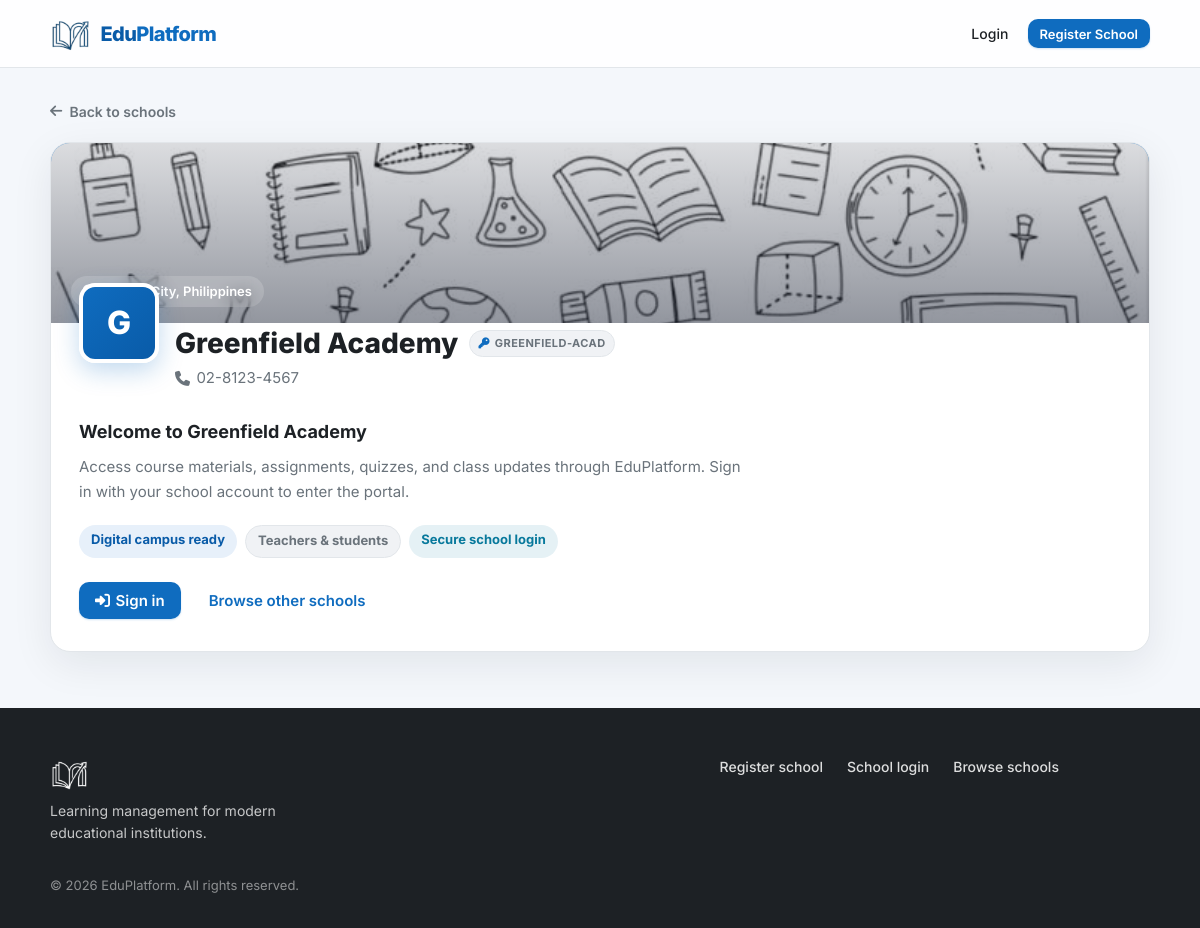
/schools/GREENFIELD-ACAD/enroll, run on the app's committed database.
### tables this page shows
CREATE TABLE schools (
    id INT UNSIGNED AUTO_INCREMENT PRIMARY KEY,
    name VARCHAR(255) NOT NULL,
    slug VARCHAR(255) NOT NULL UNIQUE,
    school_code VARCHAR(32) DEFAULT NULL UNIQUE,
    email VARCHAR(255) NOT NULL,
    phone VARCHAR(50) DEFAULT NULL,
    address TEXT DEFAULT NULL,
    cover_image VARCHAR(512) DEFAULT NULL,
    logo_image VARCHAR(512) DEFAULT NULL,
    status ENUM('pending', 'active', 'rejected', 'suspended') NOT NULL DEFAULT 'pending',
    registered_at DATETIME NOT NULL DEFAULT CURRENT_TIMESTAMP,
    approved_at DATETIME DEFAULT NULL,
    approved_by INT UNSIGNED DEFAULT NULL,
    created_at DATETIME NOT NULL DEFAULT CURRENT_TIMESTAMP,
    updated_at DATETIME NOT NULL DEFAULT CURRENT_TIMESTAMP ON UPDATE CURRENT_TIMESTAMP
);

### includes/layout/page_loader.php (called while the page is built, shortened)
<?= siteLogoImg('site-logo site-logo--loader') ?>

### includes/bootstrap.php (called while the page is built, shortened)
<?php
require_once __DIR__ . '/env.php';
require_once __DIR__ . '/helpers.php';
function db(): PDO
{
    static $pdo = null;
    if ($pdo === null) {
        $config = require __DIR__ . '/../config/database.php';
        $dsn = sprintf(
            'mysql:host=%s;dbname=%s;charset=%s',
            $config['host'],
            $config['dbname'],
            $config['charset']
        );
        $pdo = new PDO($dsn, $config['username'], $config['password'], [
            PDO::ATTR_ERRMODE            => PDO::ERRMODE_EXCEPTION,
            PDO::ATTR_DEFAULT_FETCH_MODE => PDO::FETCH_ASSOC,
            PDO::ATTR_EMULATE_PREPARES   => false,
            PDO::MYSQL_ATTR_INIT_COMMAND => "SET time_zone = '+00:00'",
        ]);
    }
    return $pdo;
}
require_once __DIR__ . '/auth.php';

### includes/auth.php (called while the page is built, shortened)
<?php
function resolveLoginSchool(?string $slug, int $id = 0, ?string $code = null): ?array
{
    if ($code !== null && $code !== '') {
        $stmt = db()->prepare('SELECT * FROM schools WHERE UPPER(school_code) = UPPER(?)');
        $stmt->execute([trim($code)]);
        return $stmt->fetch() ?: null;
    }
    return null;
}

### schools/enroll.php (the view, shortened to what this page needs)
<?php
require_once __DIR__ . '/../includes/bootstrap.php';
$code = normalizeSchoolCode($_GET['code'] ?? '');
$school = $code !== '' ? resolveLoginSchool(null, 0, $code) : null;
$loginUrl = url('login.php?code=' . urlencode($school['school_code'] ?? ''));
$coverUrl = schoolCoverImageUrl($school);
require __DIR__ . '/../includes/layout/header.php';
?>
<section class="school-public-hero">
    <div class="container landing-section-container">
        <a href="<?= url('index.php#schools') ?>" class="school-public-back">
            <i class="fa-solid fa-arrow-left"></i> Back to schools
        </a>
        <div class="school-public-card">
            <div class="school-public-cover" style="background-image: url('<?= e($coverUrl) ?>')" aria-hidden="true">
                <?php if ($school['address']): ?>
                    <span class="school-public-cover-label"><i class="fa-solid fa-location-dot"></i> <?= e($school['address']) ?></span>
                <?php endif; ?>
            </div>
            <header class="school-public-header">
                <?= schoolAvatarHtml($school, 'school-public-avatar') ?>
                <div class="school-public-heading">
                    <div class="school-public-title-row">
                        <h1><?= e($school['name']) ?></h1>
                        <?php if (!empty($school['school_code'])): ?>
                            <span class="school-code-tag"><i class="fa-solid fa-key"></i> <?= e($school['school_code']) ?></span>
                        <?php endif; ?>
                    </div>
                    <?php if ($school['phone']): ?>
                        <p class="school-public-meta"><i class="fa-solid fa-phone"></i> <?= e($school['phone']) ?></p>
                    <?php endif; ?>
                </div>
            </header>
            <div class="school-public-body">
                <h2>Welcome to <?= e($school['name']) ?></h2>
                <p class="school-public-intro">
                    Access course materials, assignments, quizzes, and class updates through <?= e(APP_NAME) ?>.
                    Sign in with your school account to enter the portal.
                </p>
                <div class="school-public-tags">
                    <span class="school-public-tag">Digital campus ready</span>
                    <span class="school-public-tag school-public-tag--muted">Teachers &amp; students</span>
                    <span class="school-public-tag school-public-tag--accent">Secure school login</span>
                </div>
                <div class="school-public-actions">
                    <a href="<?= e($loginUrl) ?>" class="btn btn-primary btn-lg">
                        <i class="fa-solid fa-right-to-bracket"></i> Sign in
                    </a>
                    <a href="<?= url('index.php#schools') ?>" class="btn btn-outline btn-lg">Browse other schools</a>
                </div>
            </div>
        </div>
    </div>
</section>
<?php require __DIR__ . '/../includes/layout/footer.php'; ?>

### includes/helpers.php (shortened to what this page needs)
<?php
function siteLogoPath(): string
{
    return 'assets/img/Gemini_Generated_Image_lt629klt629klt62-removebg-preview.png';
}
function siteLogoUrl(): string
{
    return url(siteLogoPath());
}
function siteLogoImg(string $class = 'site-logo', ?string $alt = null): string
{
    return '<img src="' . e(siteLogoUrl()) . '" alt="' . e($alt ?? APP_NAME) . '" class="' . e($class) . '">';
}
function url(string $path = ''): string
{
    $path = ltrim($path, '/');
    $query = '';
    if (($pos = strpos($path, '?')) !== false) {
        $query = substr($path, $pos);
        $path = substr($path, 0, $pos);
    }
    return BASE_URL . '/' . $path . $query;
}
function schoolDefaultCoverUrls(): array
{
    return [
        url('assets/img/school-covers/default-1.jpg'),
        url('assets/img/school-covers/default-2.jpg'),
        url('assets/img/school-covers/default-3.jpg'),
        url('assets/img/school-covers/default-4.jpg'),
    ];
}
function schoolCoverImageUrl(array $school): string
{
    $custom = trim((string) ($school['cover_image'] ?? ''));
    $defaults = schoolDefaultCoverUrls();
    $index = abs((int) ($school['id'] ?? 0)) % count($defaults);
    return $defaults[$index];
}
function schoolLogoImageUrl(array $school): ?string
{
    $custom = trim((string) ($school['logo_image'] ?? ''));
    return null;
}
function schoolAvatarInitial(array $school): string
{
    return strtoupper(mb_substr($school['name'] ?? 'S', 0, 1));
}
function schoolAvatarHtml(array $school, string $class): string
{
    $logoUrl = schoolLogoImageUrl($school);
    return '<div class="' . $class . '" aria-hidden="true">' . e(schoolAvatarInitial($school)) . '</div>';
}
function e(?string $value): string
{
    return htmlspecialchars($value ?? '', ENT_QUOTES, 'UTF-8');
}
function normalizeSchoolCode(string $code): string
{
    return strtoupper(trim($code));
}
    ?>

### data on the page
schools: address "Quezon City, Philippines", name "G", name "Greenfield Academy", school_code "GREENFIELD-ACAD", phone "02-8123-4567"

### other printed values
APP_NAME "EduPlatform"
